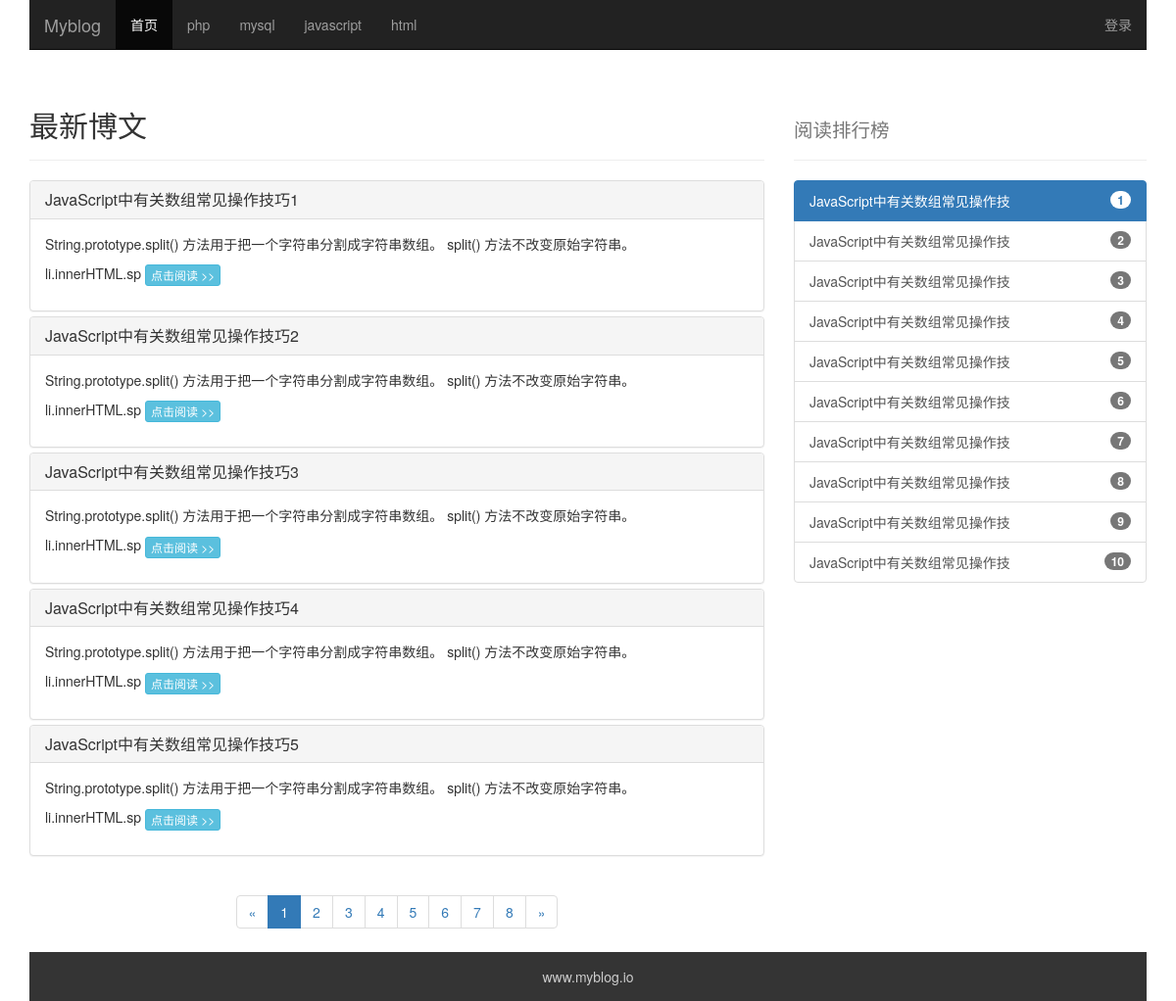
The page / on the database its author committed.
### tables this page shows
CREATE TABLE `blog_category` (
  `id` int(4) NOT NULL AUTO_INCREMENT COMMENT '分类主键',
  `cat_name` varchar(200) NOT NULL COMMENT '分类名称',
  `order` int(4) NOT NULL DEFAULT '0' COMMENT '分类排序',
  `cat_url` varchar(200) NOT NULL,
  `create_time` int(10) NOT NULL COMMENT '创建时间',
  `update_time` int(10) NOT NULL COMMENT '更新时间',
  PRIMARY KEY (`id`)
);

CREATE TABLE `blog_article` (
  `id` int(4) NOT NULL AUTO_INCREMENT COMMENT '博文主键',
  `title` varchar(200) NOT NULL COMMENT '博文标题',
  `order` int(4) NOT NULL DEFAULT '0' COMMENT '排序',
  `content` text NOT NULL COMMENT '内容',
  `cat_id` int(4) NOT NULL COMMENT '所属分类',
  `recommend` int(4) NOT NULL DEFAULT '1' COMMENT '是否推荐',
  `title_url` varchar(200) NOT NULL COMMENT '博文地址',
  `create_time` int(10) NOT NULL COMMENT '创建时间',
  `update_time` int(10) NOT NULL COMMENT '更新时间',
  PRIMARY KEY (`id`),
  KEY `cat_id` (`cat_id`),
  CONSTRAINT `blog_article_ibfk_1` FOREIGN KEY (`cat_id`) REFERENCES `blog_category` (`id`)
);

### index.php (called while the page is built)
<?php  include 'public/inc/header_inc.php'; ?>
<?php  auto_load_tpl($tplName);  ?>
<?php include 'public/inc/footer_inc.php' ?>

### public/config.php (called while the page is built, shortened)
<?php
$siteName = 'Myblog';
$catTable = 'blog_category';
$artTable = 'blog_article';
$num = 5;
$getNo = isset($_GET) ? count($_GET) : 0;
switch ($getNo)
{
    case 0:
        include 'select_index.php';break;
}

### public/select_index.php (called while the page is built, shortened)
<?php
include 'function.php';
$conn = db_connect($db);
$order = 'ORDER BY `order`';
$catList = do_cat_select($catTable, $conn,'',$order);
$conn = db_connect($db);
$page = isset($_GET['page']) ? (int)($_GET['page']):1;
$limit = pagination($conn, $artTable,$page, $num);
$artWhere = 'ORDER BY `create_time` DESC ';
$artList = do_art_select($artTable,$conn, '',$artWhere, $limit);
$conn = db_connect($db);
$artListAll = do_art_select($artTable,$conn, $artWhere,'');
$conn = db_connect($db);
$result = mysqli_query($conn,"SELECT * FROM `{$artTable}`");
$count = mysqli_num_rows($result);

### public/function.php (called while the page is built, shortened)
<?php
function auto_load_tpl($tplName)
{
    include 'public/tpl/'.$tplName.'.php';
}
function do_cat_select($table,$conn,$where='',$order='')
{
    $sql = 'SELECT * FROM '.$table.' '.$where.' '.$order;
    $rows=[];
    if ($result = mysqli_query($conn, $sql)) {
        while ($row = mysqli_fetch_assoc($result)) {
            $rows[]=$row;
        }
    }
    return $rows;
}
function do_art_select($table , $conn, $where='', $order='', $limit='')
{
    $sql = 'SELECT * FROM '.$table.' '.$where.' '.$order.' '.$limit;
    $rows=[];
    if ($result = mysqli_query($conn, $sql)) {
        while ($row = mysqli_fetch_assoc($result)) {
            $rows[]=$row;
        }
    }
    return $rows;
}
function pagination($conn, $table, $page, $num)
{
    $sql = "SELECT COUNT(*) AS count FROM `{$table}`";
    if ($result =mysqli_query($conn,$sql)){
        $row = mysqli_fetch_assoc($result);
        $count =  $row['count'];
    } else {
        echo '表中无数据~~';
        $count = 0;
    }
    $total = ceil($count / $num);
    $page = ($page <=1 ) ? 1 : $page;
    $page = ($page >= $total) ? $total : $page;
    $offset = ($page - 1) * $num;
    $limit = 'limit '.$offset.', '.$num;
    return $limit;
}

### public/inc/right_inc.php (the view)
<div class="col-md-4" id="right">
    <div class="list-group">
        <?php
        $counter = 1;
        foreach ($artListAll as $key => $art) {
            if ($counter <= 10) {
                ($key == 0) ? ($active = 'active') : ($active = '') ;
                echo '<a href="'.$art['title_url'].'" class="list-group-item '.$active.'">';
                echo mb_substr($art['title'],0,20,'utf-8');
                echo '<span class="badge">'.$counter.'</span></a>';
            } else {
                break;
            }
            $counter++;
        }
        ?>
    </div>
</div>

### public/inc/header_inc.php (shortened to what this page needs)
<?php  include 'public/config.php';  ?>
<!DOCTYPE html>
<html lang="zh-CN">
<head>
    <link href="lib/bootstrap/css/bootstrap.min.css" rel="stylesheet">
    <link rel="stylesheet" type="text/css" href="/lib/wangeditor/dist/css/wangEditor.min.css">
</head>
<body>
<div class="container">
    <div class="row">
        <div class="col-md-12">
            <nav class="navbar navbar-default navbar-static-top navbar-inverse">
                <div class="container-fluid">
                    <div class="navbar-header">
                        <a class="navbar-brand" href="/"><?php echo $siteName; ?></a>
                    </div>
                    <div class="collapse navbar-collapse" id="bs-example-navbar-collapse-1">
                        <ul class="nav navbar-nav">
                            <li class="active"><a href="/">首页</a></li>
                            <?php foreach ($catList as $cat) :?>
                             <li><a href="<?php echo $cat['cat_url'];?>"><?php echo $cat['cat_name'];?></a></li>
                            <?php endforeach; ?>
                        </ul>
                        <?php if (isset($_SESSION['username']) && $_SESSION['username']=='admin'):?>
                        <ul class="nav navbar-nav navbar-right">
                            <li><a href="#"><?php echo $_SESSION['username'] ?></a></li>
                            <li class="dropdown">
                                <a href="#" class="dropdown-toggle" data-toggle="dropdown" role="button" aria-haspopup="true"
                                   aria-expanded="false">操作<span class="caret"></span></a>
                                <ul class="dropdown-menu">
                                    <li><a href="/index.php?act=cat_manage">分类管理</a></li>
                                    <li><a href="/index.php?act=art_manage">博文管理</a></li>
                                    <li><a href="/index.php?act=user_manage">用户管理</a></li>
                                    <li role="separator" class="divider"></li>
                                    <li><a href="" onclick="logout();return false;">退出</a></li>
                                </ul>
                            </li>
                        </ul>
                            <?php else: ?>
                        <ul class="nav navbar-nav navbar-right">
                            <li><a href="/index.php?act=login">登录</a></li>
                        </ul>
                        <?php endif;?>
                    </div>
                </div>
            </nav>
        </div>
    </div>

### public/tpl/index_tpl.php
<div class="row">
    <div class="col-md-8">
        <div class="page-header">
            <h2>
                <?php echo isset($catName) ? strtoupper($catName):'';?>最新博文</h2>
        </div>
    </div>
    <div class="col-md-4">
        <div class="page-header">
            <h2> <small>阅读排行榜</small></h2>
        </div>
    </div>
</div>
<div class="row" >
    <div class="col-md-8">
        <div class="panel-group" id="accordion" role="tablist" aria-multiselectable="true">
            <?php foreach($artList as $art) :?>
            <div class="panel panel-default">
                <div class="panel-heading" role="tab" id="headingOne">
                    <h4 class="panel-title">
                        <a role="button" data-toggle="collapse" data-parent="#accordion" href="#collapseOne" aria-expanded="true" aria-controls="collapseOne">
                           <?php echo $art['title'];  ?>
                        </a>
                    </h4>
                </div>
                <div id="collapseOne" class="panel-collapse collapse in" role="tabpanel" aria-labelledby="headingOne">
                    <div class="panel-body">
                        <?php
                        $content = htmlspecialchars_decode($art['content']);
                        $content = mb_substr($content,0,120,'utf-8');
                         echo  $content;
                         ?>
                        <a  class="btn btn-info btn-xs" href="/index.php<?php echo $art['title_url'];  ?>" role="button">点击阅读 >></a>
                    </div>
                </div>
            </div>
            <?php endforeach; ?>
        </div>
    </div>
    <?php include 'public/inc/right_inc.php' ?>
</div>
<?php
    $pageCurrent = isset($_GET['page'])?$_GET['page']:1;
    include 'public/tpl/page_tpl.php';
?>

### public/tpl/page_tpl.php (shortened to what this page needs)
<?php
if (count($_GET)==0 || (array_keys($_GET))[0]=='page'){
    $prefix = '?';
} else {
    $prefix = '?'.key($_GET).'='.current($_GET).'&';
}
?>
<div class="row">
    <div class="col-md-8">
        <nav aria-label="Page navigation" style="text-align: center;">
            <ul class="pagination">
                <li>
                    <a href="
                    <?php
                        echo $prefix.'page='. $pageCurrent;
                    ?>
                    " aria-label="Previous">
                        <span aria-hidden="true">&laquo;</span>
                    </a>
                </li>
                <?php
                $total = ceil($count / $num);
                $pageRange = range(1,$total);
                foreach ($pageRange as $pageNum) {
                    $active = ($pageNum == $pageCurrent) ? 'active' : '';
                    echo '<li class="'.$active.'">
                        <a href="'.$prefix.'page='.$pageNum.'">'.$pageNum.'</a>
                    </li>';
                }
                ?>
                <li>
                    <a href="
                    <?php
                        echo $prefix.'page='. $pageCurrent;
                    ?>
                    " aria-label="Next">
                        <span aria-hidden="true">&raquo;</span>
                    </a>
                </li>
            </ul>
        </nav>
    </div>
</div>

### public/inc/footer_inc.php (shortened to what this page needs)
<div class="row" id="footer">
        <div class="col-md-12">
            <div  style="background-color: #343434;height: 50px; color:#fff;">
                <p style="text-align: center;line-height: 50px;">
                    <a style="color: #ccc;" href="http://www.php.cn">www.myblog.io</a></p>
            </div>
        </div>
 </div>
</div>
</body>
</html>

### rows shown on the page
blog_category: cat_name "php"
blog_category: cat_name "mysql"
blog_category: cat_name "javascript"
blog_category: cat_name "html"
blog_article: title "JavaScript中有关数组常见操作技巧1", content "String.prototype.split() 方法用于把一个字符串分割成字符串数组。 split() 方法不改变原始字符串。 li.innerHTML.sp", title "JavaScript中有关数组常见操作技"
blog_article: title "JavaScript中有关数组常见操作技巧2", content "String.prototype.split() 方法用于把一个字符串分割成字符串数组。 split() 方法不改变原始字符串。 li.innerHTML.sp", title "JavaScript中有关数组常见操作技"
blog_article: title "JavaScript中有关数组常见操作技巧3", content "String.prototype.split() 方法用于把一个字符串分割成字符串数组。 split() 方法不改变原始字符串。 li.innerHTML.sp", title "JavaScript中有关数组常见操作技"
blog_article: title "JavaScript中有关数组常见操作技巧4", content "String.prototype.split() 方法用于把一个字符串分割成字符串数组。 split() 方法不改变原始字符串。 li.innerHTML.sp", title "JavaScript中有关数组常见操作技"
blog_article: title "JavaScript中有关数组常见操作技巧5", content "String.prototype.split() 方法用于把一个字符串分割成字符串数组。 split() 方法不改变原始字符串。 li.innerHTML.sp", title "JavaScript中有关数组常见操作技"
blog_article: title "JavaScript中有关数组常见操作技"
blog_article: title "JavaScript中有关数组常见操作技"
blog_article: title "JavaScript中有关数组常见操作技"
blog_article: title "JavaScript中有关数组常见操作技"
blog_article: title "JavaScript中有关数组常见操作技"

### other values the page prints
$siteName "Myblog"
$pageNum "1"
$pageNum "2"
$pageNum "3"
$pageNum "4"
$pageNum "5"
$pageNum "6"
$pageNum "7"
$pageNum "8"
